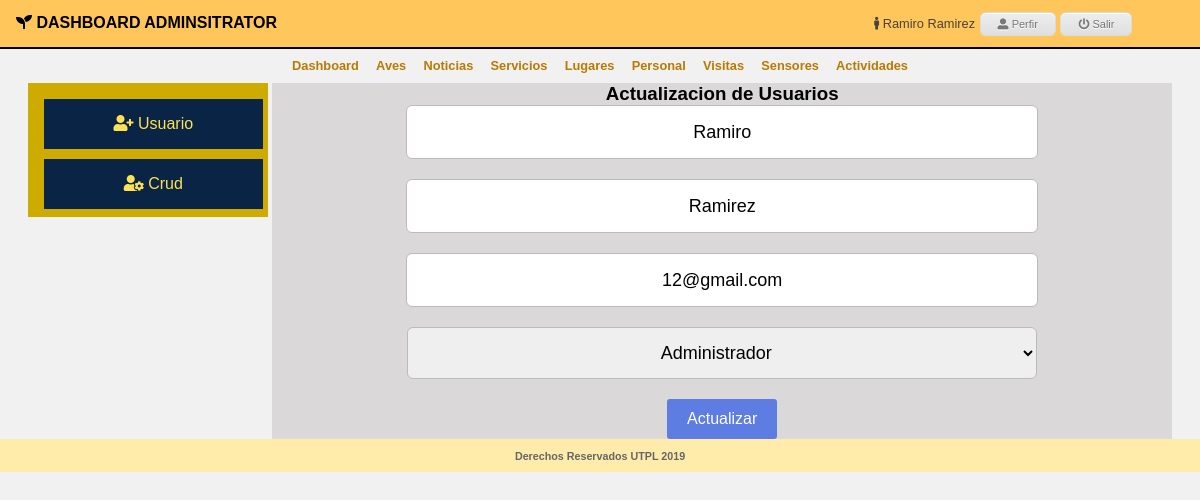
Page /administrator/adm_activities/actualizar.php?id=1 (signed in) on the earlier database version.
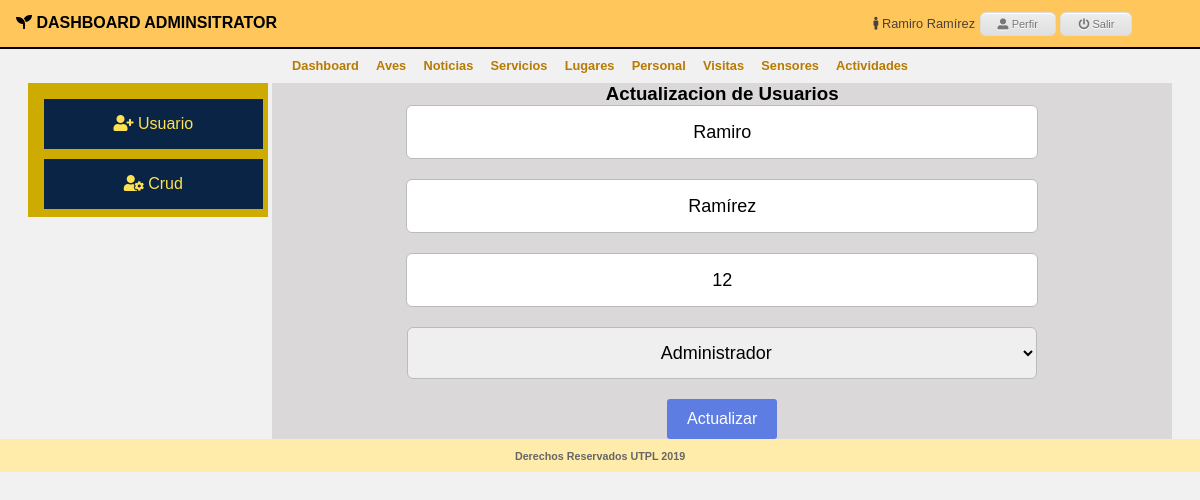
Same page on the later database version.
### tables this page shows
CREATE TABLE `usuarios` (
  `id` int(11) NOT NULL,
  `nombre` varchar(100) NOT NULL,
  `apellido` varchar(100) NOT NULL,
  `correo` varchar(50) NOT NULL,
  `rol` int(11) NOT NULL,
  `user` varchar(50) NOT NULL,
  `password` varchar(100) NOT NULL
);

### administrator/security/security.php (called while the page is built, shortened)
<?php
	if(@$_SESSION['autentificado'] && $_SESSION['nombre'] && $_SESSION['rol']){
		include($_SESSION['site_path']."/dll/class_mysqli.php");
		$miconexion = new clase_mysqli;
	}else{
		echo "<script>location.href='../'</script>";
	}
?>

### dll/class_mysqli.php (called while the page is built, shortened)
<?php
class clase_mysqli{
	var $BaseDatos;
	var $Servidor;
	var $Usuario;
	var $Clave;
	var $Conexion_ID=0;
	var $Consulta_ID=0;
	function clase_mysqli($host="", $user="", $pass="", $db=""){
		$this->BaseDatos=$db;
		$this->Servidor=$host;
		$this->Usuario=$user;
		$this->Clave=$pass;
	}
	function conectar($host, $user, $pass, $db){
		if($db != "")$this->BaseDatos=$db;
		if($host != "")$this->Servidor=$host;
		if($user != "")$this->Usuario=$user;
		if($pass != "")$this->Clave=$pass;
		$this->Conexion_ID=new mysqli($this->Servidor, $this->Usuario, $this->Clave, $this->BaseDatos);
		return$this->Conexion_ID;
	}
	function consulta($sql=""){
		$this->Consulta_ID=mysqli_query($this->Conexion_ID,$sql);
		return $this->Consulta_ID;
	}
	function numcampos(){
		return mysqli_num_fields($this->Consulta_ID);
	}
	function consulta_lista(){
		while ($row = mysqli_fetch_array($this->Consulta_ID)) {
			for ($i=0; $i < $this->numcampos(); $i++) {
				$row[$i];
			}
			return $row;
		}
	}
}
?>

### administrator/adm_activities/actualizar.php (the view, shortened to what this page needs)
<?php
	extract($_GET);
	include('../adm_header.php');
	$miconexion->consulta("select * from usuarios where id=$id");
	$lista_u=$miconexion->consulta_lista();
	$lista_rol[1]="Administrador";
	$lista_rol[2]="Usuario editor";
	$lista_rol[3]="Visitante";
?>
<main>
	<section class="modulo-servicios">
		<nav class="nav_modulo">
			<a href="nuevo.php"><i class="fas fa-user-plus"></i> Usuario</a><br>
			<a href="index.php"><i class="fas fa-user-cog"></i> Crud</a>
		</nav>
	</section>
	<section class="area_trabajo">
		<h3>Actualizacion de Usuarios</h3>
	<form method="post" action="update.php">
		<div class="contenedor-inputs">
					<input type="text" name="nombre" placeholder="Nombres" value="<?php echo $lista_u[1];?>">
					<input type="text" name="apellido" placeholder="Apellidos" value="<?php echo $lista_u[2];?>">
					<input type="email" name="email" placeholder="Correo" value="<?php echo $lista_u[3];?>">
					 <select name="rol">
					  <option value="<?php echo $lista_u[4]; ?>"><?php echo $lista_rol[$lista_u[4]];?></option>
					</select>
				</div>
		<button type="submit" class="btn-submit">Actualizar</button>
	</form>
	</section>
</main>
<?php
	include('../adm_footer.php');
?>

### administrator/adm_header.php (shortened to what this page needs)
<?php
include("security/security.php");
?>
<!DOCTYPE html>
<html>
<head>
	<link rel="stylesheet" href="https://use.fontawesome.com/releases/v5.8.1/css/all.css">
	<link rel="stylesheet" type="text/css" href="<?php echo $site_url;?>/administrator/css/style.css">
	<link rel="stylesheet" type="text/css" href="<?php echo $site_url;?>/administrator/adm_birds/adm_birds_css/estilos.css">
	<link rel="stylesheet" type="text/css" href="<?php echo $site_url;?>/administrator/adm_birds/adm_birds_css/fontello.css">
</head>
<body>
	<header>
		<h1><i class="fas fa-seedling"></i> DASHBOARD ADMINSITRATOR</h1>
		<nav class="top-menu">
			<div class="nameperfil"> <i class="fas fa-male"></i> <?php echo utf8_encode($_SESSION['nombre']);?></div>
			<a href=""><i class="fas fa-user-alt"></i> Perfir</a>
			<a href="<?php echo $site_url;?>/administrator/security/exit.php?salir=true"><i class="fas fa-power-off"></i> Salir</a>
		</nav>
	</header>
	<nav class="mainmenu">
		<a href="../">Dashboard</a>
		<a href="../adm_birds/index.php">Aves</a>
		<a href="">Noticias</a>
		<a href="">Servicios</a>
		<a href="">Lugares</a>
		<a href="">Personal</a>
		<a href="">Visitas</a>
		<a href="">Sensores</a>
		<a href="../adm_activities/index.php">Actividades</a>
	</nav>

### administrator/adm_footer.php
	<footer>
		<h6>Derechos Reservados UTPL 2019</h6>
	</footer>
</body>
</html>

### administrator/css/style.css (style rules this page uses)
* { padding: 0; margin: 0; }
html, body { background: #f1f1f1; height: 100%; font-family: arial; }
header { background-color: #FFC75B; border-bottom: 2px solid #000; }
header h1 { display: inline-block; width: 35%; font-size: 1em; padding: 0.9em 1em; }
.nameperfil { font-size: 0.8em; width: 30%; display: inline-block; color: #4A413B; }
.top-menu { display: inline-block; width: 55%; text-align: right; padding: 0.5em 1em; }
.top-menu a { -moz-box-shadow:inset 0px 1px 0px 0px #ffffff; -webkit-box-shadow:inset 0px 1px 0px 0px #ffffff; box-shadow:inset 0px 1px 0px 0px #ffffff; background:-webkit-gradient(linear, left top, left bottom, color-stop(0.05, #ededed), color-stop(1, #dfdfdf)); background:-moz-linear-gradient(top, #ededed 5%, #dfdfdf 100%); background:-webkit-linear-gradient(top, #ededed 5%, #dfdfdf 100%); background:-o-linear-gradient(top, #ededed 5%, #dfdfdf 100%); background:-ms-linear-gradient(top, #ededed 5%, #dfdfdf 100%); background:linear-gradient(to bottom, #ededed 5%, #dfdfdf 100%); filter:progid:DXImageTransform.Microsoft.gradient(startColorstr='#ededed', endColorstr='#dfdfdf',GradientType=0); background-color:#ededed; -moz-border-radius:6px; -webkit-border-radius:6px; border-radius:6px; border:1px solid #dcdcdc; display:inline-block; cursor:pointer; color:#777777; font-family:Arial; font-size:11px; padding:5px 17px; text-decoration:none; text-shadow:0px 1px 0px #ffffff; }
.mainmenu { width: 100; text-align: center; padding: 0.5em 1em; }
.mainmenu a { text-decoration: none; padding: 0.5em 0.5em; color: #B87A00; font-weight: bold; font-size: 0.8em; }
main { text-align:center; }
.modulo-servicios, .area_trabajo { display: inline-block; vertical-align: top; }
.modulo-servicios { width: 20%; background: #CDAB00; }
.area_trabajo { width: 75%; background: #DAD8D8; }
.nav_modulo, .contenido_mod { padding: 1em; }
.nav_modulo a { background: #092445; padding: 1em; color: #FFE251; width: 90%; display: block; text-decoration: none; margin-bottom: -0.5em; }
form .contenedor-inputs input, select { width: 70%; margin-bottom: 20px; height: 52px; line-height: 52px; font-size: 18px; text-align: center; border:1px solid #bbb; border-radius: 6px; }
form .btn-submit { padding: 0 20px; height: 40px; line-height: 40px; border:none; color: #fff; background: #5e7de3; border-radius: 3px; font-size: 16px; cursor: pointer; transition: .3s ease all; }
footer { background: #FFECAA; color: #666; text-align: center; }
footer h6 { padding: 1em 0; }

### administrator/adm_birds/adm_birds_css/estilos.css (style rules this page uses)
* { padding: 0; margin: 0; }
a { text-decoration: none; }

Differences in the rows shown:
changed usuarios "Ramiro": apellido "Ramirez" → "Ramírez"; email "12@gmail.com" → "12"
Other differences:
utf8_encode($_SESSION['nombre']): "Ramiro Ramirez" → "Ramiro Ramírez"
